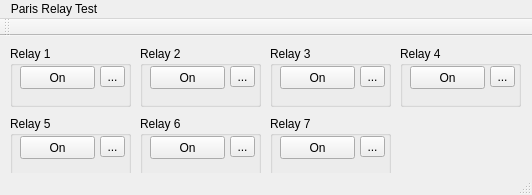
<?xml version="1.0" encoding="UTF-8"?>
<ui version="4.0">
 <class>MainWindow</class>
 <widget class="QMainWindow" name="MainWindow">
  <property name="geometry">
   <rect>
    <x>0</x>
    <y>0</y>
    <width>532</width>
    <height>195</height>
   </rect>
  </property>
  <property name="windowTitle">
   <string>Paris Relay Module Test</string>
  </property>
  <widget class="QWidget" name="centralWidget">
   <widget class="QGroupBox" name="groupBoxRelay1">
    <property name="geometry">
     <rect>
      <x>10</x>
      <y>10</y>
      <width>121</width>
      <height>61</height>
     </rect>
    </property>
    <property name="title">
     <string>Relay 1</string>
    </property>
    <widget class="QPushButton" name="pushButtonRelayStatus1">
     <property name="geometry">
      <rect>
       <x>10</x>
       <y>20</y>
       <width>75</width>
       <height>23</height>
      </rect>
     </property>
     <property name="statusTip">
      <string>Status for relay</string>
     </property>
     <property name="text">
      <string>On</string>
     </property>
     <property name="checkable">
      <bool>true</bool>
     </property>
     <property name="flat">
      <bool>false</bool>
     </property>
    </widget>
    <widget class="QToolButton" name="toolButtonSettingsRelay1">
     <property name="geometry">
      <rect>
       <x>90</x>
       <y>20</y>
       <width>25</width>
       <height>21</height>
      </rect>
     </property>
     <property name="text">
      <string>...</string>
     </property>
    </widget>
   </widget>
   <widget class="QGroupBox" name="groupBoxRelay1_2">
    <property name="geometry">
     <rect>
      <x>140</x>
      <y>10</y>
      <width>121</width>
      <height>61</height>
     </rect>
    </property>
    <property name="title">
     <string>Relay 2</string>
    </property>
    <widget class="QPushButton" name="pushButtonRelayStatus1_2">
     <property name="geometry">
      <rect>
       <x>10</x>
       <y>20</y>
       <width>75</width>
       <height>23</height>
      </rect>
     </property>
     <property name="statusTip">
      <string>Status for relay</string>
     </property>
     <property name="text">
      <string>On</string>
     </property>
     <property name="checkable">
      <bool>true</bool>
     </property>
     <property name="flat">
      <bool>false</bool>
     </property>
    </widget>
    <widget class="QToolButton" name="toolButtonSettingsRelay1_2">
     <property name="geometry">
      <rect>
       <x>90</x>
       <y>20</y>
       <width>25</width>
       <height>21</height>
      </rect>
     </property>
     <property name="text">
      <string>...</string>
     </property>
    </widget>
   </widget>
   <widget class="QGroupBox" name="groupBoxRelay1_3">
    <property name="geometry">
     <rect>
      <x>270</x>
      <y>10</y>
      <width>121</width>
      <height>61</height>
     </rect>
    </property>
    <property name="title">
     <string>Relay 3</string>
    </property>
    <widget class="QPushButton" name="pushButtonRelayStatus1_3">
     <property name="geometry">
      <rect>
       <x>10</x>
       <y>20</y>
       <width>75</width>
       <height>23</height>
      </rect>
     </property>
     <property name="statusTip">
      <string>Status for relay</string>
     </property>
     <property name="text">
      <string>On</string>
     </property>
     <property name="checkable">
      <bool>true</bool>
     </property>
     <property name="flat">
      <bool>false</bool>
     </property>
    </widget>
    <widget class="QToolButton" name="toolButtonSettingsRelay1_3">
     <property name="geometry">
      <rect>
       <x>90</x>
       <y>20</y>
       <width>25</width>
       <height>21</height>
      </rect>
     </property>
     <property name="text">
      <string>...</string>
     </property>
    </widget>
   </widget>
   <widget class="QGroupBox" name="groupBoxRelay1_4">
    <property name="geometry">
     <rect>
      <x>400</x>
      <y>10</y>
      <width>121</width>
      <height>61</height>
     </rect>
    </property>
    <property name="title">
     <string>Relay 4</string>
    </property>
    <widget class="QPushButton" name="pushButtonRelayStatus1_4">
     <property name="geometry">
      <rect>
       <x>10</x>
       <y>20</y>
       <width>75</width>
       <height>23</height>
      </rect>
     </property>
     <property name="statusTip">
      <string>Status for relay</string>
     </property>
     <property name="text">
      <string>On</string>
     </property>
     <property name="checkable">
      <bool>true</bool>
     </property>
     <property name="flat">
      <bool>false</bool>
     </property>
    </widget>
    <widget class="QToolButton" name="toolButtonSettingsRelay1_4">
     <property name="geometry">
      <rect>
       <x>90</x>
       <y>20</y>
       <width>25</width>
       <height>21</height>
      </rect>
     </property>
     <property name="text">
      <string>...</string>
     </property>
    </widget>
   </widget>
   <widget class="QGroupBox" name="groupBoxRelay1_6">
    <property name="geometry">
     <rect>
      <x>10</x>
      <y>80</y>
      <width>121</width>
      <height>61</height>
     </rect>
    </property>
    <property name="title">
     <string>Relay 5</string>
    </property>
    <widget class="QPushButton" name="pushButtonRelayStatus1_6">
     <property name="geometry">
      <rect>
       <x>10</x>
       <y>20</y>
       <width>75</width>
       <height>23</height>
      </rect>
     </property>
     <property name="statusTip">
      <string>Status for relay</string>
     </property>
     <property name="text">
      <string>On</string>
     </property>
     <property name="checkable">
      <bool>true</bool>
     </property>
     <property name="flat">
      <bool>false</bool>
     </property>
    </widget>
    <widget class="QToolButton" name="toolButtonSettingsRelay1_6">
     <property name="geometry">
      <rect>
       <x>90</x>
       <y>20</y>
       <width>25</width>
       <height>21</height>
      </rect>
     </property>
     <property name="text">
      <string>...</string>
     </property>
    </widget>
   </widget>
   <widget class="QGroupBox" name="groupBoxRelay1_7">
    <property name="geometry">
     <rect>
      <x>140</x>
      <y>80</y>
      <width>121</width>
      <height>61</height>
     </rect>
    </property>
    <property name="title">
     <string>Relay 6</string>
    </property>
    <widget class="QPushButton" name="pushButtonRelayStatus1_7">
     <property name="geometry">
      <rect>
       <x>10</x>
       <y>20</y>
       <width>75</width>
       <height>23</height>
      </rect>
     </property>
     <property name="statusTip">
      <string>Status for relay</string>
     </property>
     <property name="text">
      <string>On</string>
     </property>
     <property name="checkable">
      <bool>true</bool>
     </property>
     <property name="flat">
      <bool>false</bool>
     </property>
    </widget>
    <widget class="QToolButton" name="toolButtonSettingsRelay1_7">
     <property name="geometry">
      <rect>
       <x>90</x>
       <y>20</y>
       <width>25</width>
       <height>21</height>
      </rect>
     </property>
     <property name="text">
      <string>...</string>
     </property>
    </widget>
   </widget>
   <widget class="QGroupBox" name="groupBoxRelay1_8">
    <property name="geometry">
     <rect>
      <x>270</x>
      <y>80</y>
      <width>121</width>
      <height>61</height>
     </rect>
    </property>
    <property name="title">
     <string>Relay 7</string>
    </property>
    <widget class="QPushButton" name="pushButtonRelayStatus1_8">
     <property name="geometry">
      <rect>
       <x>10</x>
       <y>20</y>
       <width>75</width>
       <height>23</height>
      </rect>
     </property>
     <property name="statusTip">
      <string>Status for relay</string>
     </property>
     <property name="text">
      <string>On</string>
     </property>
     <property name="checkable">
      <bool>true</bool>
     </property>
     <property name="flat">
      <bool>false</bool>
     </property>
    </widget>
    <widget class="QToolButton" name="toolButtonSettingsRelay1_8">
     <property name="geometry">
      <rect>
       <x>90</x>
       <y>20</y>
       <width>25</width>
       <height>21</height>
      </rect>
     </property>
     <property name="text">
      <string>...</string>
     </property>
    </widget>
   </widget>
   <widget class="QLabel" name="labelConnectionState">
    <property name="geometry">
     <rect>
      <x>470</x>
      <y>80</y>
      <width>46</width>
      <height>51</height>
     </rect>
    </property>
    <property name="text">
     <string/>
    </property>
    <property name="pixmap">
     <pixmap resource="resources.qrc">:/icons/network-disconnected</pixmap>
    </property>
   </widget>
  </widget>
  <widget class="QMenuBar" name="menuBar">
   <property name="geometry">
    <rect>
     <x>0</x>
     <y>0</y>
     <width>532</width>
     <height>21</height>
    </rect>
   </property>
   <widget class="QMenu" name="menuParis_Relay_Test">
    <property name="title">
     <string>Paris Relay Test</string>
    </property>
    <addaction name="actionConnect"/>
    <addaction name="separator"/>
    <addaction name="actionExit"/>
   </widget>
   <addaction name="menuParis_Relay_Test"/>
  </widget>
  <widget class="QToolBar" name="mainToolBar">
   <property name="windowTitle">
    <string/>
   </property>
   <attribute name="toolBarArea">
    <enum>TopToolBarArea</enum>
   </attribute>
   <attribute name="toolBarBreak">
    <bool>false</bool>
   </attribute>
  </widget>
  <widget class="QStatusBar" name="statusBar"/>
  <action name="actionConnect">
   <property name="text">
    <string>Connect...</string>
   </property>
  </action>
  <action name="actionExit">
   <property name="text">
    <string>Exit</string>
   </property>
  </action>
 </widget>
 <layoutdefault spacing="6" margin="11"/>
 <resources>
  <include location="resources.qrc"/>
 </resources>
 <connections/>
</ui>
